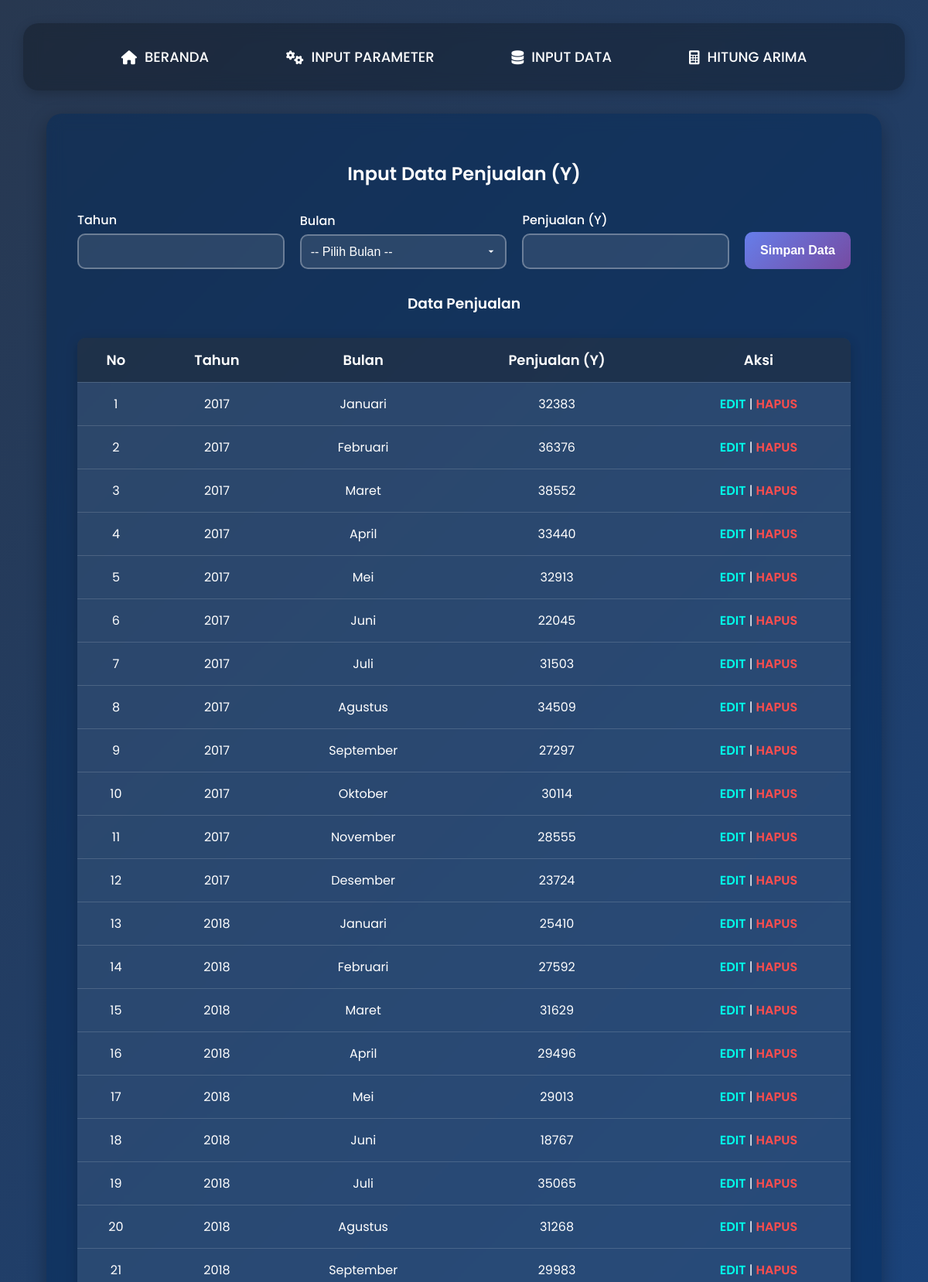
The app's page /data.php (signed in, upper part) with its own data.
### tables this page shows
CREATE TABLE `arima_data` (
  `id` int(11) NOT NULL,
  `tahun` int(11) NOT NULL,
  `bulan` varchar(20) NOT NULL,
  `penjualan` double NOT NULL,
  `created_at` timestamp NOT NULL DEFAULT current_timestamp()
);

### data.php (the view, shortened to what this page needs)
<?php
include "config/database.php";
$edit_mode = false;
$edit_tahun = $edit_bulan = $edit_penjualan = "";
$data = mysqli_query($db, "SELECT * FROM arima_data ORDER BY id ASC");
?>
<!DOCTYPE html>
<html lang="id">
<head>
    <link rel="stylesheet" href="https://cdnjs.cloudflare.com/ajax/libs/font-awesome/6.0.0/css/all.min.css">
</head>
<body>
<div class="navbar">
    <a href="home.php"><i class="fas fa-home"></i> BERANDA</a>
    <a href="parameter.php"><i class="fas fa-cogs"></i> INPUT PARAMETER</a>
    <a href="data.php"><i class="fas fa-database"></i> INPUT DATA</a>
    <a href="hitung_arima.php"><i class="fas fa-calculator"></i> HITUNG ARIMA</a>
</div>
<div class="container">
    <h2><?php echo $edit_mode ? 'Edit Data Penjualan (Y)' : 'Input Data Penjualan (Y)'; ?></h2>
    <form method="POST">
        <div>
            <label for="tahun">Tahun</label>
            <input type="number" id="tahun" name="tahun" value="<?php echo $edit_tahun; ?>" required>
        </div>
        <div>
            <label for="bulan">Bulan</label>
            <select id="bulan" name="bulan" required>
                <option value="">-- Pilih Bulan --</option>
            </select>
        </div>
        <div>
            <label for="penjualan">Penjualan (Y)</label>
            <input type="number" id="penjualan" name="penjualan" step="0.01" value="<?php echo $edit_penjualan; ?>" required>
        </div>
        <div>
            <button type="submit" name="submit"><?php echo $edit_mode ? 'Perbarui' : 'Simpan'; ?> Data</button>
        </div>
    </form>
    <h3>Data Penjualan</h3>
    <table>
        <tr>
            <th>No</th>
            <th>Tahun</th>
            <th>Bulan</th>
            <th>Penjualan (Y)</th>
            <th>Aksi</th>
        </tr>
        <?php
        $no = 1;
        while ($row = mysqli_fetch_assoc($data)) { ?>
        <tr>
            <td><?= $no++; ?></td>
            <td><?= $row['tahun'] ?></td>
            <td><?= $row['bulan'] ?></td>
            <td><?= $row['penjualan'] ?></td>
            <td>
                <a class="btn-edit" href="data.php?edit=<?= $row['id'] ?>">EDIT</a> |
                <a class="btn-delete" href="data.php?delete=<?= $row['id']; ?>"
                   onclick="return confirm('Yakin ingin menghapus?')">HAPUS</a>
            </td>
        </tr>
        <?php } ?>
    </table>
</div>
</body>
</html>

### data.php (style rules this page uses)
body { margin: 0; font-family: 'Poppins', sans-serif; background: linear-gradient(135deg, #283850ff, #0d4ea6); color: white; overflow-x: hidden; padding-bottom: 110px; }
.navbar { background: rgba(0, 0, 0, 0.25); padding: 20px; display: flex; justify-content: center; gap: 60px; border-radius: 20px; margin: 30px; backdrop-filter: blur(10px); box-shadow: 0 4px 15px rgba(0, 0, 0, 0.2); }
.navbar a { text-decoration: none; color: white; font-size: 18px; font-weight: 500; padding: 10px 20px; display: flex; align-items: center; gap: 10px; transition: all 0.3s ease; }
.container { width: 90%; max-width: 1000px; margin: auto; margin-top: 20px; background: rgba(0, 40, 90, 0.45); padding: 40px; border-radius: 20px; backdrop-filter: blur(10px); box-shadow: 0 8px 25px rgba(0, 0, 0, 0.3); }
h2, h3 { text-align: center; margin-bottom: 30px; font-weight: 600; }
form { display: grid; grid-template-columns: repeat(3, 1fr) auto; gap: 20px; margin-bottom: 30px; align-items: end; }
label { display: block; font-weight: 500; margin-bottom: 5px; }
input[type="number"], select { width: 100%; padding: 12px; border: 2px solid rgba(255, 255, 255, 0.3); border-radius: 10px; background: rgba(255, 255, 255, 0.1); color: white; font-size: 16px; transition: border-color 0.3s ease; box-sizing: border-box; }
select { appearance: none; background-repeat: no-repeat; background-position: right 10px center; background-size: 16px; }
button[type="submit"] { padding: 15px 20px; background: linear-gradient(135deg, #667eea, #764ba2); color: white; border: none; border-radius: 10px; font-size: 16px; font-weight: 600; cursor: pointer; transition: transform 0.2s ease, box-shadow 0.2s ease; }
table { width: 100%; border-collapse: collapse; margin-top: 25px; background: rgba(255, 255, 255, 0.1); border-radius: 10px; overflow: hidden; box-shadow: 0 4px 15px rgba(0, 0, 0, 0.2); }
select option { background-color: #0d4ea6; color: white; padding: 10px; }
select option:checked { background-color: #092e66; }
th, td { padding: 15px; text-align: center; font-size: 16px; border-bottom: 1px solid rgba(255, 255, 255, 0.15); }
th { background: rgba(0, 0, 0, 0.3); font-size: 18px; font-weight: 600; }
.btn-edit { color: #00ffea; text-decoration: none; font-weight: 600; transition: color 0.3s ease; }
.btn-delete { color: #ff4d4d; text-decoration: none; font-weight: 600; transition: color 0.3s ease; }

### records on screen
arima_data: tahun "2017", bulan "Januari", penjualan "32383"
arima_data: tahun "2017", bulan "Februari", penjualan "36376"
arima_data: tahun "2017", bulan "Maret", penjualan "38552"
arima_data: tahun "2017", bulan "April", penjualan "33440"
arima_data: tahun "2017", bulan "Mei", penjualan "32913"
arima_data: tahun "2017", bulan "Juni", penjualan "22045"
arima_data: tahun "2017", bulan "Juli", penjualan "31503"
arima_data: tahun "2017", bulan "Agustus", penjualan "34509"
arima_data: tahun "2017", bulan "September", penjualan "27297"
arima_data: tahun "2017", bulan "Oktober", penjualan "30114"
arima_data: tahun "2017", bulan "November", penjualan "28555"
arima_data: tahun "2017", bulan "Desember", penjualan "23724"
arima_data: tahun "2018", bulan "Januari", penjualan "25410"
arima_data: tahun "2018", bulan "Februari", penjualan "27592"
arima_data: tahun "2018", bulan "Maret", penjualan "31629"
arima_data: tahun "2018", bulan "April", penjualan "29496"
arima_data: tahun "2018", bulan "Mei", penjualan "29013"
arima_data: tahun "2018", bulan "Juni", penjualan "18767"
arima_data: tahun "2018", bulan "Juli", penjualan "35065"
arima_data: tahun "2018", bulan "Agustus", penjualan "31268"
arima_data: tahun "2018", bulan "September", penjualan "29983"
